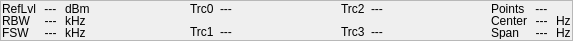
       <widget class="QFrame" name="framePlotInfoAreaBottom">
        <property name="minimumSize">
         <size>
          <width>0</width>
          <height>41</height>
         </size>
        </property>
        <property name="maximumSize">
         <size>
          <width>16777215</width>
          <height>41</height>
         </size>
        </property>
        <property name="styleSheet">
         <string notr="true">QFrame#framePlotInfoAreaBottom
{
    background-color: #ddd;
    color: #000;
    border-right: solid #ddd;
    border-bottom: 1px outset #666;
    border-left: 1px outset #666;
}

QFrame
{
    color: #000;
}</string>
        </property>
        <property name="frameShape">
         <enum>QFrame::StyledPanel</enum>
        </property>
        <property name="frameShadow">
         <enum>QFrame::Raised</enum>
        </property>
        <layout class="QHBoxLayout" name="horizontalLayout_15">
         <property name="leftMargin">
          <number>1</number>
         </property>
         <property name="topMargin">
          <number>1</number>
         </property>
         <property name="rightMargin">
          <number>1</number>
         </property>
         <property name="bottomMargin">
          <number>1</number>
         </property>
         <item>
          <layout class="QGridLayout" name="gridLayout_4">
           <property name="horizontalSpacing">
            <number>5</number>
           </property>
           <property name="verticalSpacing">
            <number>0</number>
           </property>
           <item row="0" column="0">
            <widget class="QLabel" name="txtFrqRefLvl_Label">
             <property name="text">
              <string>RefLvl</string>
             </property>
            </widget>
           </item>
           <item row="0" column="1">
            <widget class="QLabel" name="txtFrqRefLvl_Value">
             <property name="text">
              <string> --- </string>
             </property>
            </widget>
           </item>
           <item row="0" column="2">
            <widget class="QLabel" name="txtFrqRefLvl_Unit">
             <property name="text">
              <string>dBm</string>
             </property>
            </widget>
           </item>
           <item row="1" column="0">
            <widget class="QLabel" name="txtFrqRBW_Label">
             <property name="text">
              <string>RBW</string>
             </property>
            </widget>
           </item>
           <item row="1" column="1">
            <widget class="QLabel" name="txtFrqRBW_Value">
             <property name="text">
              <string> --- </string>
             </property>
             <property name="alignment">
              <set>Qt::AlignRight|Qt::AlignTrailing|Qt::AlignVCenter</set>
             </property>
            </widget>
           </item>
           <item row="1" column="2">
            <widget class="QLabel" name="txtFrqRBW_Unit">
             <property name="text">
              <string>kHz</string>
             </property>
            </widget>
           </item>
           <item row="2" column="0">
            <widget class="QLabel" name="txtFrqFSW_Label">
             <property name="text">
              <string>FSW</string>
             </property>
            </widget>
           </item>
           <item row="2" column="1">
            <widget class="QLabel" name="txtFrqFSW_Value">
             <property name="text">
              <string> --- </string>
             </property>
             <property name="alignment">
              <set>Qt::AlignRight|Qt::AlignTrailing|Qt::AlignVCenter</set>
             </property>
            </widget>
           </item>
           <item row="2" column="2">
            <widget class="QLabel" name="txtFrqFSW_Unit">
             <property name="text">
              <string>kHz</string>
             </property>
            </widget>
           </item>
          </layout>
         </item>
         <item>
          <spacer name="horizontalSpacer_12">
           <property name="orientation">
            <enum>Qt::Horizontal</enum>
           </property>
           <property name="sizeHint" stdset="0">
            <size>
             <width>94</width>
             <height>20</height>
            </size>
           </property>
          </spacer>
         </item>
         <item>
          <layout class="QVBoxLayout" name="verticalLayout_33">
           <item>
            <widget class="QLabel" name="txtTrace0_Label">
             <property name="text">
              <string>Trc0</string>
             </property>
            </widget>
           </item>
           <item>
            <spacer name="verticalSpacer_7">
             <property name="orientation">
              <enum>Qt::Vertical</enum>
             </property>
             <property name="sizeHint" stdset="0">
              <size>
               <width>20</width>
               <height>5</height>
              </size>
             </property>
            </spacer>
           </item>
           <item>
            <widget class="QLabel" name="txtTrace1_Label">
             <property name="text">
              <string>Trc1</string>
             </property>
            </widget>
           </item>
          </layout>
         </item>
         <item>
          <layout class="QVBoxLayout" name="verticalLayout_40">
           <item>
            <widget class="QLabel" name="txtTrace0_Mode">
             <property name="styleSheet">
              <string notr="true">color: rgb(255, 255, 255);
color: rgb(0, 0, 0);</string>
             </property>
             <property name="text">
              <string>---</string>
             </property>
            </widget>
           </item>
           <item>
            <spacer name="verticalSpacer_8">
             <property name="orientation">
              <enum>Qt::Vertical</enum>
             </property>
             <property name="sizeHint" stdset="0">
              <size>
               <width>20</width>
               <height>5</height>
              </size>
             </property>
            </spacer>
           </item>
           <item>
            <widget class="QLabel" name="txtTrace1_Mode">
             <property name="styleSheet">
              <string notr="true">color: rgb(0, 0, 0);</string>
             </property>
             <property name="text">
              <string>---</string>
             </property>
            </widget>
           </item>
          </layout>
         </item>
         <item>
          <spacer name="horizontalSpacer_16">
           <property name="orientation">
            <enum>Qt::Horizontal</enum>
           </property>
           <property name="sizeHint" stdset="0">
            <size>
             <width>95</width>
             <height>20</height>
            </size>
           </property>
          </spacer>
         </item>
         <item>
          <layout class="QVBoxLayout" name="verticalLayout_30">
           <item>
            <widget class="QLabel" name="txtTrace2_Label">
             <property name="text">
              <string>Trc2</string>
             </property>
            </widget>
           </item>
           <item>
            <spacer name="verticalSpacer_10">
             <property name="orientation">
              <enum>Qt::Vertical</enum>
             </property>
             <property name="sizeHint" stdset="0">
              <size>
               <width>20</width>
               <height>5</height>
              </size>
             </property>
            </spacer>
           </item>
           <item>
            <widget class="QLabel" name="txtTrace3_Label">
             <property name="text">
              <string>Trc3</string>
             </property>
            </widget>
           </item>
          </layout>
         </item>
         <item>
          <layout class="QVBoxLayout" name="verticalLayout_32">
           <item>
            <widget class="QLabel" name="txtTrace2_Mode">
             <property name="styleSheet">
              <string notr="true">color: rgb(0, 0, 0);</string>
             </property>
             <property name="text">
              <string>---</string>
             </property>
            </widget>
           </item>
           <item>
            <spacer name="verticalSpacer_9">
             <property name="orientation">
              <enum>Qt::Vertical</enum>
             </property>
             <property name="sizeHint" stdset="0">
              <size>
               <width>20</width>
               <height>5</height>
              </size>
             </property>
            </spacer>
           </item>
           <item>
            <widget class="QLabel" name="txtTrace3_Mode">
             <property name="styleSheet">
              <string notr="true">color: rgb(0, 0, 0);</string>
             </property>
             <property name="text">
              <string>---</string>
             </property>
            </widget>
           </item>
          </layout>
         </item>
         <item>
          <spacer name="horizontalSpacer_17">
           <property name="orientation">
            <enum>Qt::Horizontal</enum>
           </property>
           <property name="sizeHint" stdset="0">
            <size>
             <width>94</width>
             <height>20</height>
            </size>
           </property>
          </spacer>
         </item>
         <item>
          <layout class="QGridLayout" name="gridLayout_6">
           <property name="horizontalSpacing">
            <number>5</number>
           </property>
           <property name="verticalSpacing">
            <number>0</number>
           </property>
           <item row="2" column="0">
            <widget class="QLabel" name="txtFrqStopSpan_Label">
             <property name="text">
              <string>Span</string>
             </property>
            </widget>
           </item>
           <item row="2" column="1">
            <widget class="QLabel" name="txtFrqStopSpan_Value">
             <property name="text">
              <string> --- </string>
             </property>
             <property name="alignment">
              <set>Qt::AlignRight|Qt::AlignTrailing|Qt::AlignVCenter</set>
             </property>
            </widget>
           </item>
           <item row="0" column="0">
            <widget class="QLabel" name="txtFrqPoints">
             <property name="text">
              <string>Points</string>
             </property>
            </widget>
           </item>
           <item row="2" column="2">
            <widget class="QLabel" name="txtFrqStopSpan_Unit">
             <property name="text">
              <string>Hz</string>
             </property>
            </widget>
           </item>
           <item row="1" column="2">
            <widget class="QLabel" name="txtFrqStartCenter_Unit">
             <property name="text">
              <string>Hz</string>
             </property>
            </widget>
           </item>
           <item row="0" column="1">
            <widget class="QLabel" name="txtFrqPoints_Value">
             <property name="text">
              <string> --- </string>
             </property>
            </widget>
           </item>
           <item row="1" column="1">
            <widget class="QLabel" name="txtFrqStartCenter_Value">
             <property name="text">
              <string> --- </string>
             </property>
             <property name="alignment">
              <set>Qt::AlignRight|Qt::AlignTrailing|Qt::AlignVCenter</set>
             </property>
            </widget>
           </item>
           <item row="1" column="0">
            <widget class="QLabel" name="txtFrqStartCenter_Label">
             <property name="text">
              <string>Center</string>
             </property>
            </widget>
           </item>
          </layout>
         </item>
        </layout>
       </widget>
